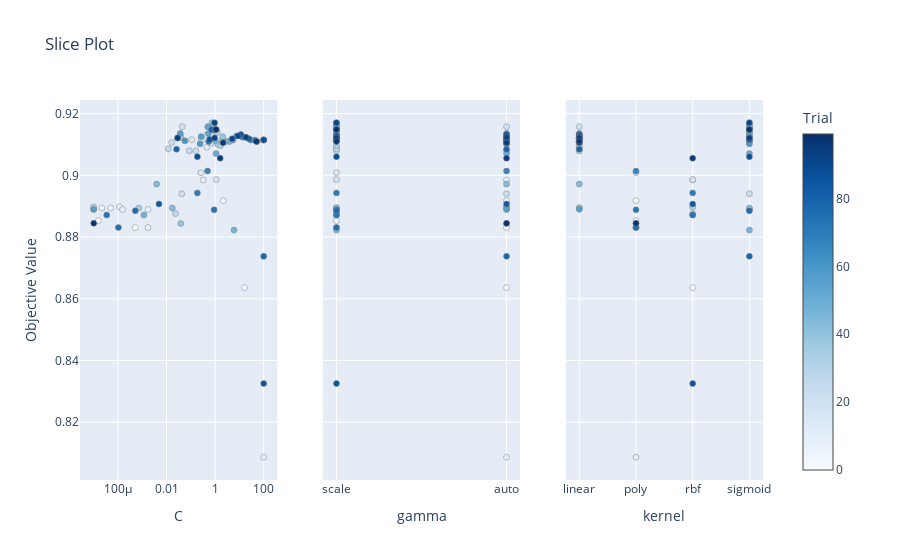

The code cell stored with this chart in its notebook:
### Code cell
optuna.visualization.plot_slice(study)

### Figure 1 — Plotly figure (JSON) as saved in the notebook; plotly's stock layout.template omitted (floating-point values rounded to 4 significant figures)
{"data": [{"marker": {"color": [0, 1, 2, 3, 4, 5, 6, 7, 8, 9, 10, 11, 12, 13, 14, 15, 16, 17, 18, 19, 20, 21, 22, 23, 24, 25, 26, 27, 28, 29, 30, 31, 32, 33, 34, 35, 36, 37, 38, 39, 40, 41, 42, 43, 44, 45, 46, 47, 48, 49, 50, 51, 52, 53, 54, 55, 56, 57, 58, 59, 60, 61, 62, 63, 64, 65, 66, 67, 68, 69, 70, 71, 72, 73, 74, 75, 76, 77, 78, 79, 80, 81, 82, 83, 84, 85, 86, 87, 88, 89, 90, 91, 92, 93, 94, 95, 96, 97, 98, 99], "colorbar": {"title": {"text": "Trial"}, "x": 1, "xpad": 40}, "colorscale": [[0, "rgb(247,251,255)"], [0.125, "rgb(222,235,247)"], [0.25, "rgb(198,219,239)"], [0.375, "rgb(158,202,225)"], [0.5, "rgb(107,174,214)"], [0.625, "rgb(66,146,198)"], [0.75, "rgb(33,113,181)"], [0.875, "rgb(8,81,156)"], [1, "rgb(8,48,107)"]], "line": {"color": "Grey", "width": 0.5}, "showscale": true}, "mode": "markers", "name": "Feasible Trial", "showlegend": false, "type": "scatter", "x": [0.0005168, 16.28, 1.561e-05, 0.0001166, 2.195, 2.188e-05, 5.044e-05, 0.001742, 0.001731, 0.0001543, 100, 0.3238, 0.448, 0.4509, 0.1098, 0.2623, 0.2735, 1.088, 1.108, 0.6975, 0.04451, 0.03826, 0.04231, 0.159, 0.01635, 0.08634, 0.01163, 0.02346, 0.7287, 1e-05, 0.7457, 1.23, 1.27, 1.678, 0.03805, 0.0007267, 0.7408, 1e-05, 1.962, 2.065, 0.0386, 0.8872, 0.889, 0.01726, 0.003946, 3.852, 5.403, 6.011, 0.001174, 1.019, 2.836, 1.094, 0.504, 0.5137, 0.5299, 0.02868, 1e-05, 0.03679, 0.2662, 0.2394, 0.05747, 7.606, 16.99, 100, 29.38, 100, 43.24, 13.69, 0.4892, 10.79, 0.1859, 52.86, 0.9108, 3.46e-05, 0.5414, 0.0001048, 0.0005192, 100, 100, 0.02584, 0.7194, 24.56, 0.9942, 0.004893, 11.48, 100, 0.604, 100, 0.1867, 8.719, 5.041, 0.9493, 0.9554, 18.76, 0.02864, 1.616, 2.128, 49.72, 1.012e-05, 1.114], "xaxis": "x", "y": [0.8831, 0.8636, 0.8853, 0.8898, 0.8918, 0.8894, 0.8894, 0.8831, 0.8889, 0.8889, 0.8087, 0.8985, 0.9131, 0.9091, 0.9115, 0.9009, 0.9116, 0.9139, 0.8986, 0.9104, 0.9158, 0.9127, 0.894, 0.9079, 0.9106, 0.908, 0.9086, 0.8876, 0.9152, 0.8898, 0.9161, 0.9139, 0.91, 0.9096, 0.9122, 0.8894, 0.917, 0.8889, 0.9113, 0.9125, 0.8844, 0.9166, 0.9148, 0.8894, 0.8971, 0.911, 0.9114, 0.8822, 0.8872, 0.9112, 0.911, 0.907, 0.9157, 0.9157, 0.9135, 0.9121, 0.889, 0.9136, 0.9125, 0.9102, 0.9112, 0.9128, 0.9123, 0.9115, 0.9114, 0.9115, 0.9114, 0.9123, 0.9014, 0.9128, 0.8943, 0.911, 0.8888, 0.8872, 0.911, 0.8831, 0.8885, 0.9115, 0.8738, 0.9084, 0.9147, 0.9119, 0.9148, 0.8907, 0.9132, 0.8325, 0.9116, 0.9115, 0.906, 0.9128, 0.9118, 0.917, 0.9121, 0.9123, 0.9121, 0.9056, 0.9105, 0.911, 0.8844, 0.9148], "yaxis": "y"}, {"marker": {"color": [0, 1, 2, 3, 4, 5, 6, 7, 8, 9, 10, 11, 12, 13, 14, 15, 16, 17, 18, 19, 20, 21, 22, 23, 24, 25, 26, 27, 28, 29, 30, 31, 32, 33, 34, 35, 36, 37, 38, 39, 40, 41, 42, 43, 44, 45, 46, 47, 48, 49, 50, 51, 52, 53, 54, 55, 56, 57, 58, 59, 60, 61, 62, 63, 64, 65, 66, 67, 68, 69, 70, 71, 72, 73, 74, 75, 76, 77, 78, 79, 80, 81, 82, 83, 84, 85, 86, 87, 88, 89, 90, 91, 92, 93, 94, 95, 96, 97, 98, 99], "colorbar": {"title": {"text": "Trial"}, "x": 1, "xpad": 40}, "colorscale": [[0, "rgb(247,251,255)"], [0.125, "rgb(222,235,247)"], [0.25, "rgb(198,219,239)"], [0.375, "rgb(158,202,225)"], [0.5, "rgb(107,174,214)"], [0.625, "rgb(66,146,198)"], [0.75, "rgb(33,113,181)"], [0.875, "rgb(8,81,156)"], [1, "rgb(8,48,107)"]], "line": {"color": "Grey", "width": 0.5}, "showscale": false}, "mode": "markers", "name": "Feasible Trial", "showlegend": false, "type": "scatter", "x": ["auto", "auto", "scale", "auto", "auto", "scale", "auto", "scale", "auto", "auto", "auto", "auto", "scale", "scale", "scale", "scale", "scale", "scale", "scale", "auto", "auto", "scale", "auto", "auto", "auto", "scale", "scale", "scale", "scale", "auto", "scale", "scale", "auto", "scale", "auto", "scale", "scale", "scale", "auto", "scale", "auto", "scale", "scale", "scale", "auto", "auto", "scale", "scale", "scale", "scale", "scale", "auto", "scale", "scale", "scale", "scale", "auto", "auto", "scale", "auto", "auto", "auto", "scale", "auto", "auto", "scale", "scale", "auto", "auto", "scale", "scale", "auto", "scale", "scale", "auto", "scale", "scale", "scale", "auto", "auto", "scale", "scale", "scale", "auto", "auto", "scale", "scale", "auto", "scale", "scale", "auto", "scale", "scale", "auto", "scale", "auto", "auto", "scale", "auto", "scale"], "xaxis": "x2", "y": [0.8831, 0.8636, 0.8853, 0.8898, 0.8918, 0.8894, 0.8894, 0.8831, 0.8889, 0.8889, 0.8087, 0.8985, 0.9131, 0.9091, 0.9115, 0.9009, 0.9116, 0.9139, 0.8986, 0.9104, 0.9158, 0.9127, 0.894, 0.9079, 0.9106, 0.908, 0.9086, 0.8876, 0.9152, 0.8898, 0.9161, 0.9139, 0.91, 0.9096, 0.9122, 0.8894, 0.917, 0.8889, 0.9113, 0.9125, 0.8844, 0.9166, 0.9148, 0.8894, 0.8971, 0.911, 0.9114, 0.8822, 0.8872, 0.9112, 0.911, 0.907, 0.9157, 0.9157, 0.9135, 0.9121, 0.889, 0.9136, 0.9125, 0.9102, 0.9112, 0.9128, 0.9123, 0.9115, 0.9114, 0.9115, 0.9114, 0.9123, 0.9014, 0.9128, 0.8943, 0.911, 0.8888, 0.8872, 0.911, 0.8831, 0.8885, 0.9115, 0.8738, 0.9084, 0.9147, 0.9119, 0.9148, 0.8907, 0.9132, 0.8325, 0.9116, 0.9115, 0.906, 0.9128, 0.9118, 0.917, 0.9121, 0.9123, 0.9121, 0.9056, 0.9105, 0.911, 0.8844, 0.9148], "yaxis": "y2"}, {"marker": {"color": [0, 1, 2, 3, 4, 5, 6, 7, 8, 9, 10, 11, 12, 13, 14, 15, 16, 17, 18, 19, 20, 21, 22, 23, 24, 25, 26, 27, 28, 29, 30, 31, 32, 33, 34, 35, 36, 37, 38, 39, 40, 41, 42, 43, 44, 45, 46, 47, 48, 49, 50, 51, 52, 53, 54, 55, 56, 57, 58, 59, 60, 61, 62, 63, 64, 65, 66, 67, 68, 69, 70, 71, 72, 73, 74, 75, 76, 77, 78, 79, 80, 81, 82, 83, 84, 85, 86, 87, 88, 89, 90, 91, 92, 93, 94, 95, 96, 97, 98, 99], "colorbar": {"title": {"text": "Trial"}, "x": 1, "xpad": 40}, "colorscale": [[0, "rgb(247,251,255)"], [0.125, "rgb(222,235,247)"], [0.25, "rgb(198,219,239)"], [0.375, "rgb(158,202,225)"], [0.5, "rgb(107,174,214)"], [0.625, "rgb(66,146,198)"], [0.75, "rgb(33,113,181)"], [0.875, "rgb(8,81,156)"], [1, "rgb(8,48,107)"]], "line": {"color": "Grey", "width": 0.5}, "showscale": false}, "mode": "markers", "name": "Feasible Trial", "showlegend": false, "type": "scatter", "x": ["poly", "rbf", "poly", "rbf", "poly", "linear", "linear", "poly", "sigmoid", "sigmoid", "poly", "rbf", "sigmoid", "linear", "sigmoid", "poly", "sigmoid", "sigmoid", "rbf", "sigmoid", "linear", "linear", "sigmoid", "linear", "linear", "linear", "linear", "rbf", "sigmoid", "rbf", "sigmoid", "sigmoid", "linear", "linear", "linear", "linear", "sigmoid", "sigmoid", "sigmoid", "sigmoid", "poly", "sigmoid", "sigmoid", "sigmoid", "linear", "linear", "linear", "sigmoid", "rbf", "sigmoid", "linear", "sigmoid", "sigmoid", "sigmoid", "sigmoid", "linear", "linear", "linear", "sigmoid", "sigmoid", "linear", "linear", "linear", "linear", "linear", "linear", "linear", "linear", "poly", "linear", "rbf", "linear", "poly", "rbf", "linear", "poly", "sigmoid", "linear", "sigmoid", "linear", "sigmoid", "linear", "sigmoid", "rbf", "linear", "rbf", "sigmoid", "linear", "sigmoid", "linear", "linear", "sigmoid", "sigmoid", "linear", "linear", "rbf", "linear", "linear", "poly", "sigmoid"], "xaxis": "x3", "y": [0.8831, 0.8636, 0.8853, 0.8898, 0.8918, 0.8894, 0.8894, 0.8831, 0.8889, 0.8889, 0.8087, 0.8985, 0.9131, 0.9091, 0.9115, 0.9009, 0.9116, 0.9139, 0.8986, 0.9104, 0.9158, 0.9127, 0.894, 0.9079, 0.9106, 0.908, 0.9086, 0.8876, 0.9152, 0.8898, 0.9161, 0.9139, 0.91, 0.9096, 0.9122, 0.8894, 0.917, 0.8889, 0.9113, 0.9125, 0.8844, 0.9166, 0.9148, 0.8894, 0.8971, 0.911, 0.9114, 0.8822, 0.8872, 0.9112, 0.911, 0.907, 0.9157, 0.9157, 0.9135, 0.9121, 0.889, 0.9136, 0.9125, 0.9102, 0.9112, 0.9128, 0.9123, 0.9115, 0.9114, 0.9115, 0.9114, 0.9123, 0.9014, 0.9128, 0.8943, 0.911, 0.8888, 0.8872, 0.911, 0.8831, 0.8885, 0.9115, 0.8738, 0.9084, 0.9147, 0.9119, 0.9148, 0.8907, 0.9132, 0.8325, 0.9116, 0.9115, 0.906, 0.9128, 0.9118, 0.917, 0.9121, 0.9123, 0.9121, 0.9056, 0.9105, 0.911, 0.8844, 0.9148], "yaxis": "y3"}], "layout": {"title": {"text": "Slice Plot"}, "xaxis": {"anchor": "y", "domain": [0, 0.2889], "title": {"text": "C"}, "type": "log"}, "xaxis2": {"anchor": "y2", "categoryarray": ["scale", "auto"], "categoryorder": "array", "domain": [0.3556, 0.6444], "title": {"text": "gamma"}, "type": "category"}, "xaxis3": {"anchor": "y3", "categoryarray": ["linear", "poly", "rbf", "sigmoid"], "categoryorder": "array", "domain": [0.7111, 1], "title": {"text": "kernel"}, "type": "category"}, "yaxis": {"anchor": "x", "domain": [0, 1], "title": {"text": "Objective Value"}}, "yaxis2": {"anchor": "x2", "domain": [0, 1], "matches": "y", "showticklabels": false}, "yaxis3": {"anchor": "x3", "domain": [0, 1], "matches": "y", "showticklabels": false}}}
